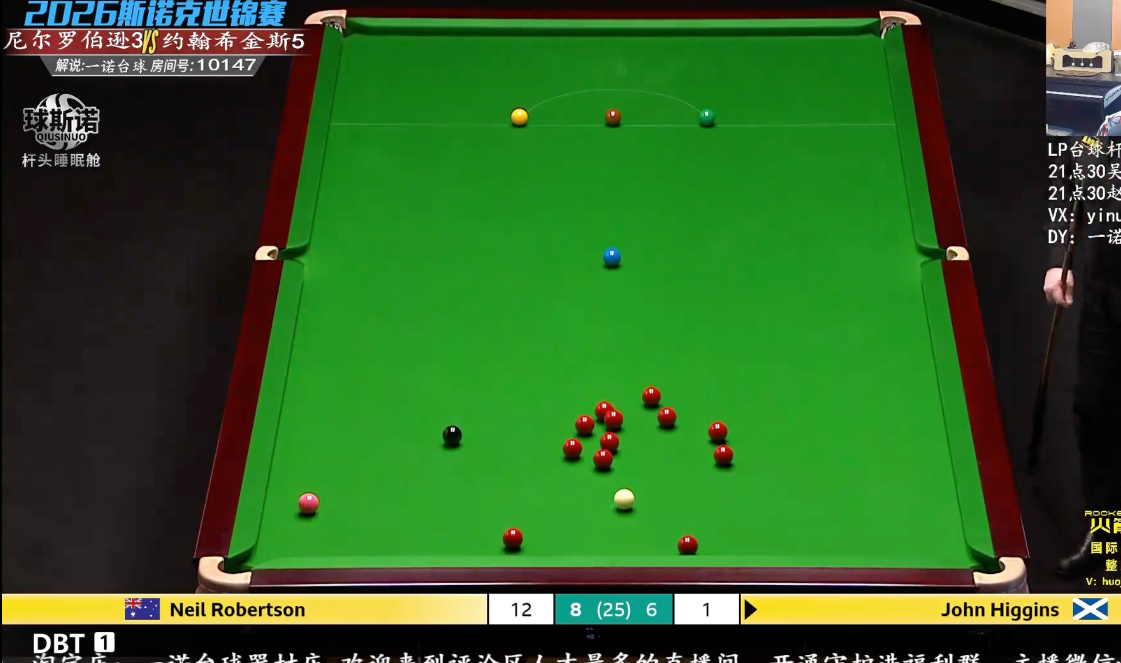
#> input picture 梯形桌面截屏.png, 2242 x 1326 px (shown at 1/2 size)
$ python vision.py
#> lines starting #> are read from the running program, lines starting #| are printed output that depends on the picture; after the words box and inside, x2 and y2 are one past the last pixel; in counts of white or black regions, pixels touching at a corner belong together; long printed decimals are rounded
import cv2
import numpy as np

# [22 lines left out: function expand_polygon, not called in this run]

class SnookerVision:
    def __init__(self):
        # HSV ranges for snooker table green
        self.green_lower = np.array([35, 40, 40])
        self.green_upper = np.array([85, 255, 255])

        # HSV ranges for white ball (cue ball is slightly yellowish, so allow some saturation)
        self.white_lower = np.array([0, 0, 170])
        self.white_upper = np.array([180, 90, 255])

        # Filled mask of the playing surface from the last detect_main_view call
        self.table_mask = None

    def detect_main_view(self, frame):
        """
        Detects if the current frame is the main trapezoidal view of the snooker table.
        Returns (is_main_view, approx_polygon).
        """
        self.table_mask = None
        hsv = cv2.cvtColor(frame, cv2.COLOR_BGR2HSV)
        mask = cv2.inRange(hsv, self.green_lower, self.green_upper)

        # Calculate percentage of green area. The table can be small when the capture
        # box covers a whole web page around the player, so the bar is fairly low.
        green_ratio = np.sum(mask > 0) / (mask.shape[0] * mask.shape[1])
        if green_ratio < self.MIN_TABLE_AREA:
            return False, None

        # Find contours of the green area
        contours, _ = cv2.findContours(mask, cv2.RETR_EXTERNAL, cv2.CHAIN_APPROX_SIMPLE)
        if not contours:
            return False, None

        # Get the largest contour (likely the table)
        table_contour = max(contours, key=cv2.contourArea)
        if cv2.contourArea(table_contour) < frame.shape[0] * frame.shape[1] * self.MIN_TABLE_AREA:
            return False, None

        # Balls are holes in the green contour, so use the convex hull as the table area
        hull = cv2.convexHull(table_contour)
        self.table_mask = np.zeros(mask.shape, np.uint8)
        cv2.drawContours(self.table_mask, [hull], -1, 255, -1)

        quad = self.fit_quad(hull, frame.shape)
        if quad is None:
            return False, None
        # The table area is the corner quadrilateral, which also covers a corner hidden by a player
        self.table_mask = np.zeros(mask.shape, np.uint8)
        cv2.fillPoly(self.table_mask, [quad], 255)
        return True, quad

    MIN_TABLE_AREA = 0.08  # fraction of the captured frame

    @staticmethod
    def fit_quad(hull, shape):
        """
        Four table corners from the table outline, even when a player or a caption hides one:
        take the four longest sides of the simplified outline and intersect neighbouring
        sides, so a hidden corner is rebuilt from the visible parts of its two edges.
        Returns a (4, 1, 2) int array like approxPolyDP, or None.
        """
        # Fine simplification: the real table edges stay long straight sides, while the
        # outline of a person in front of the table breaks into several short ones
        peri = cv2.arcLength(hull, True)
        poly = cv2.approxPolyDP(hull, 0.01 * peri, True).reshape(-1, 2).astype(float)
        if len(poly) < 4:
            return None
        if len(poly) == 4:
            return poly.reshape(4, 1, 2).astype(np.int32)
        if len(poly) > 12:
            return None  # not table-shaped

        n = len(poly)
        sides = [(np.linalg.norm(poly[(i + 1) % n] - poly[i]), i) for i in range(n)]
        keep = sorted(i for _, i in sorted(sides, reverse=True)[:4])
        lines = [(poly[i], poly[(i + 1) % n]) for i in keep]

        corners = []
        for k in range(4):
            (p1, p2), (p3, p4) = lines[k], lines[(k + 1) % 4]
            d1, d2 = p2 - p1, p4 - p3
            denom = d1[0] * d2[1] - d1[1] * d2[0]
            if abs(denom) < 1e-6:
                return None
            t = ((p3[0] - p1[0]) * d2[1] - (p3[1] - p1[1]) * d2[0]) / denom
            corners.append(p1 + t * d1)
        corners = np.array(corners)

        # The rebuilt corners must stay near the frame and form a convex quadrilateral
        h, w = shape[:2]
        if (corners[:, 0] < -0.1 * w).any() or (corners[:, 0] > 1.1 * w).any() or \
                (corners[:, 1] < -0.1 * h).any() or (corners[:, 1] > 1.1 * h).any():
            return None
        if not cv2.isContourConvex(corners.reshape(4, 1, 2).astype(np.float32)):
            return None
        return np.round(corners).reshape(4, 1, 2).astype(np.int32)

    def detect_cue_ball(self, frame):
        """
        Detects the white cue ball inside the table area.
        Picks the largest roughly-circular bright, low-saturation blob, which rejects
        captions outside the table, the baulk line, and specular highlights on coloured balls.
        Returns (x, y, r) or None. Call detect_main_view first.
        """
        if self.table_mask is None:
            return None
        hsv = cv2.cvtColor(frame, cv2.COLOR_BGR2HSV)
        mask = cv2.inRange(hsv, self.white_lower, self.white_upper)
        mask = cv2.bitwise_and(mask, self.table_mask)
        mask = cv2.morphologyEx(mask, cv2.MORPH_OPEN, np.ones((3, 3), np.uint8))

        contours, _ = cv2.findContours(mask, cv2.RETR_EXTERNAL, cv2.CHAIN_APPROX_SIMPLE)
        best = None
        for c in contours:
            area = cv2.contourArea(c)
            if area < 20:
                continue
            (x, y), r = cv2.minEnclosingCircle(c)
            if area / (np.pi * r * r) < 0.45:
                continue
            if best is None or area > best[0]:
                best = (area, x, y, r)

        if best is None:
            return None
        return best[1], best[2], best[3]

    # [82 lines left out: functions find_ball_near, detect_balls, not called in this run]

    CLOTH_BRIGHTNESS = 145.0   # typical median V of the cloth; frames are scaled to this
    MIN_DETECT_RADIUS = 11.0   # balls smaller than this (px) are detected on an upscaled frame

    # [163 lines left out: functions find_balls, occluder_mask, find_green_ball, refine_circle, is_cloth_at, not called in this run]

    # Typical red ball in Lab, used as the reference when too few reddish balls are left to measure one
    DEFAULT_RED_LAB = np.array([90.0, 178.0, 165.0])

    # [91 lines left out: functions ball_color_features, classify_balls, not called in this run]

class TableLock:
    """
    Remembers the camera views that show the whole table (a broadcast cuts between
    several, and each match/venue frames the table differently). A view is learned
    when the same full-table outline holds steady for a few frames; its corners are
    the median over those frames, so drawn lines don't jitter with per-frame noise.
    Later frames are matched to a known view by overlap of the table area, which
    also works while a player leans over the table and hides a corner.
    Close-ups of people or part of the table never match and draw nothing.
    """
    # [10 lines left out: functions __init__, reset, not called in this run]

    @property
    def locked(self):
        return bool(self.views)

    @property
    def corners(self):
        return self.views[self.active]["corners"] if self.active is not None else None

    @property
    def mask(self):
        return self.views[self.active]["full_mask"] if self.active is not None else None

    @staticmethod
    def _small(mask):
        return cv2.resize(mask, (160, 90), interpolation=cv2.INTER_NEAREST) > 0

    # [78 lines left out: functions _add_view, lock_manual, sort_corners, _plausible_full_table, observe, not called in this run]

if __name__ == "__main__":
    import os
    here = os.path.dirname(os.path.abspath(__file__))
    vision = SnookerVision()
    for name in ["梯形桌面截屏.png", "斯诺克.png", "huya.png"]:
        test_img = cv2.imread(os.path.join(here, name))
#> test_img is the input picture: shape (1326, 2242, 3); mean B, G, R 36.7, 96.3, 47.8
        if test_img is None:
            print(f"{name}: test image not found.")
            continue
        is_main, _ = vision.detect_main_view(test_img)
#> in detect_main_view, `mask = cv2.inRange(hsv, self.green_lower, self.green_upper)`:
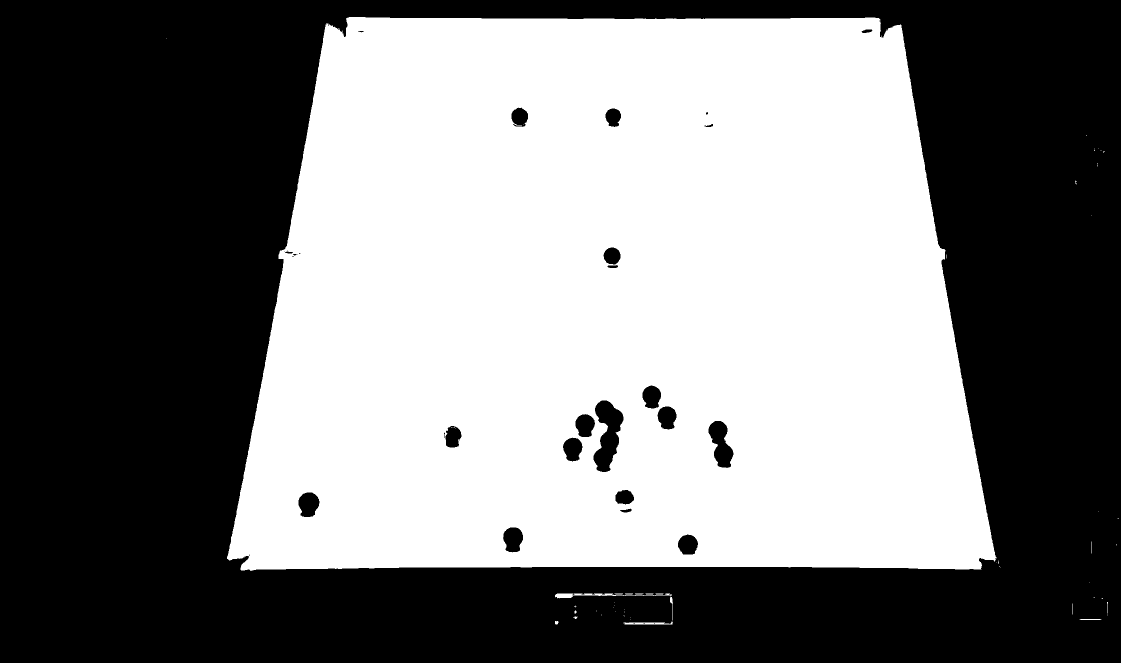
#> mask: shape (1326, 2242) (shown at 1/2 size); 48.7% white; 62 white regions (46 under 20 px)
#> in detect_main_view, `green_ratio = np.sum(mask > 0) / (mask.shape[0] * mask.shape[1])`: green_ratio = 0.487
#> in detect_main_view, `contours, _ = cv2.findContours(mask, cv2.RETR_EXTERNAL, cv2.CHAIN_APPR..`: contours = 59 contours, 53 with area under 20; largest, box (x1, y1, x2, y2) and area: (454, 34, 1994, 1142) 1467640, (1110, 1187, 1344, 1197) 506, (1247, 1243, 1346, 1249) 259, (1340, 1193, 1346, 1241) 44, (2159, 1238, 2203, 1240) 40, (1110, 1242, 1117, 1249) 31
#> in detect_main_view, `table_contour = max(contours, key=cv2.contourArea)`: table_contour = contour of 1092 points, box (x1, y1, x2, y2) (454, 34, 1994, 1142), area 1467640
#> in detect_main_view, `hull = cv2.convexHull(table_contour)`: hull = contour of 19 points, box (x1, y1, x2, y2) (454, 34, 1994, 1142), area 1495575
#> in detect_main_view, `cv2.drawContours(self.table_mask, [hull], -1, 255, -1)`:
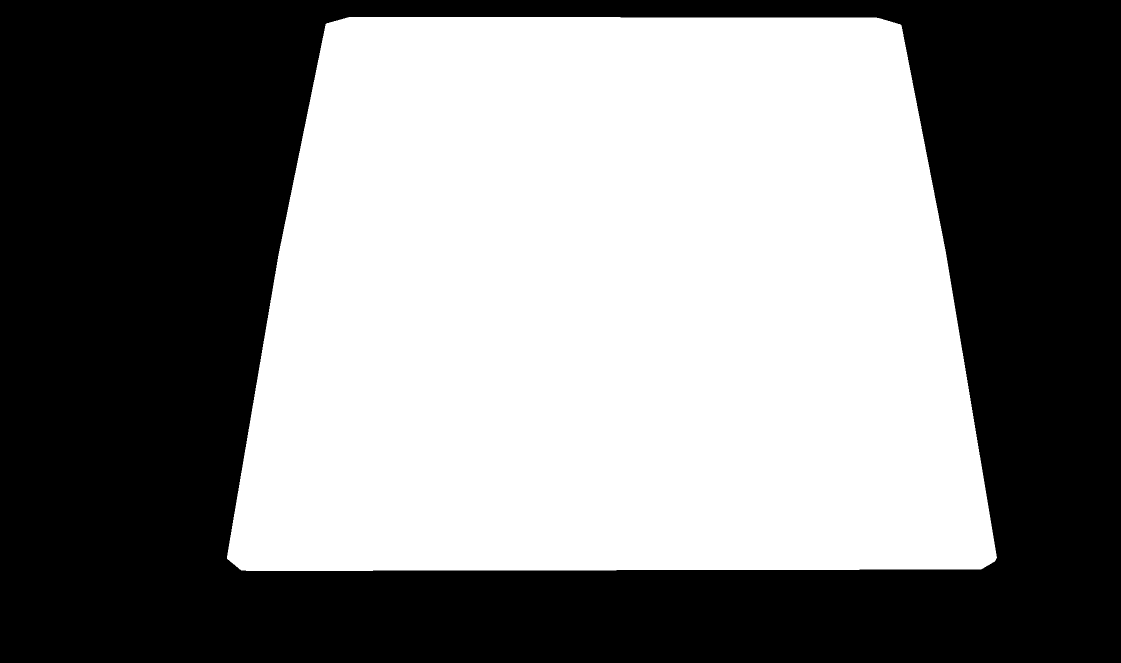
#> self.table_mask: shape (1326, 2242) (shown at 1/2 size); 50.4% white; 1 black region, box (x1, y1, x2, y2) and area: (0, 0, 2242, 1326) 1474901
#> in fit_quad, `peri = cv2.arcLength(hull, True)`: peri = 4880.4
#> in fit_quad, `poly = cv2.approxPolyDP(hull, 0.01 * peri, True).reshape(-1, 2).astype..`: poly = [[652, 47], [1801, 49], [1989, 1122], [482, 1140]]
#> in detect_main_view, `cv2.fillPoly(self.table_mask, [quad], 255)`:
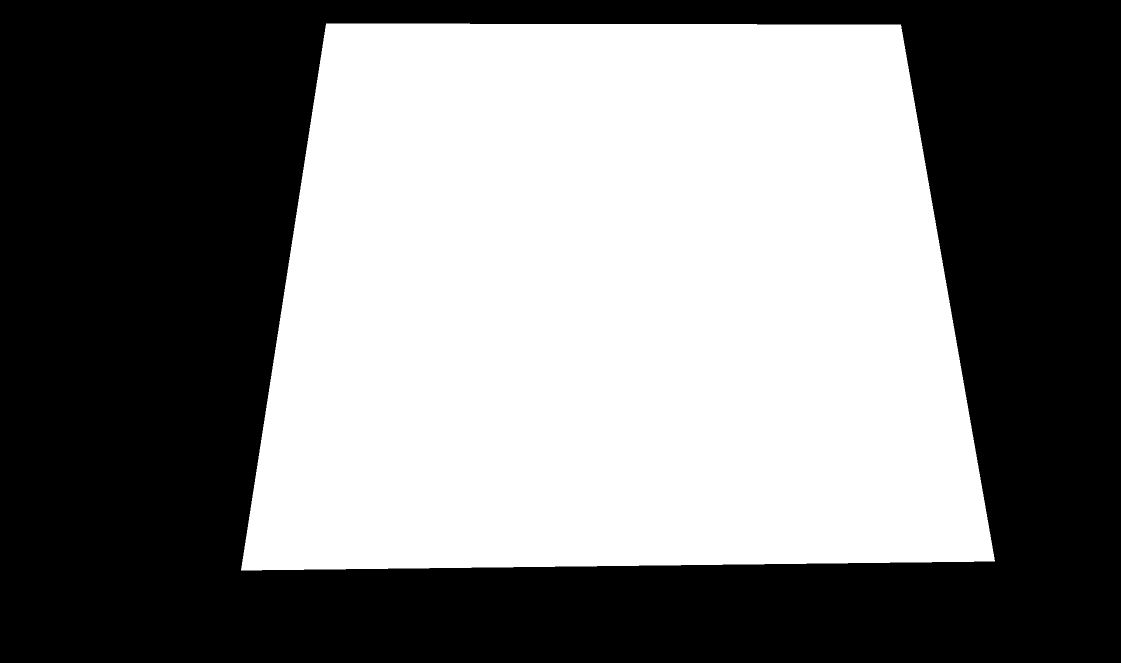
#> self.table_mask: shape (1326, 2242) (shown at 1/2 size); 48.5% white; 1 white region, box (x1, y1, x2, y2) and area: (482, 47, 1990, 1141) 1440708
#> is_main = True
        cue_ball = vision.detect_cue_ball(test_img)
#> in detect_cue_ball, `mask = cv2.inRange(hsv, self.white_lower, self.white_upper)`:
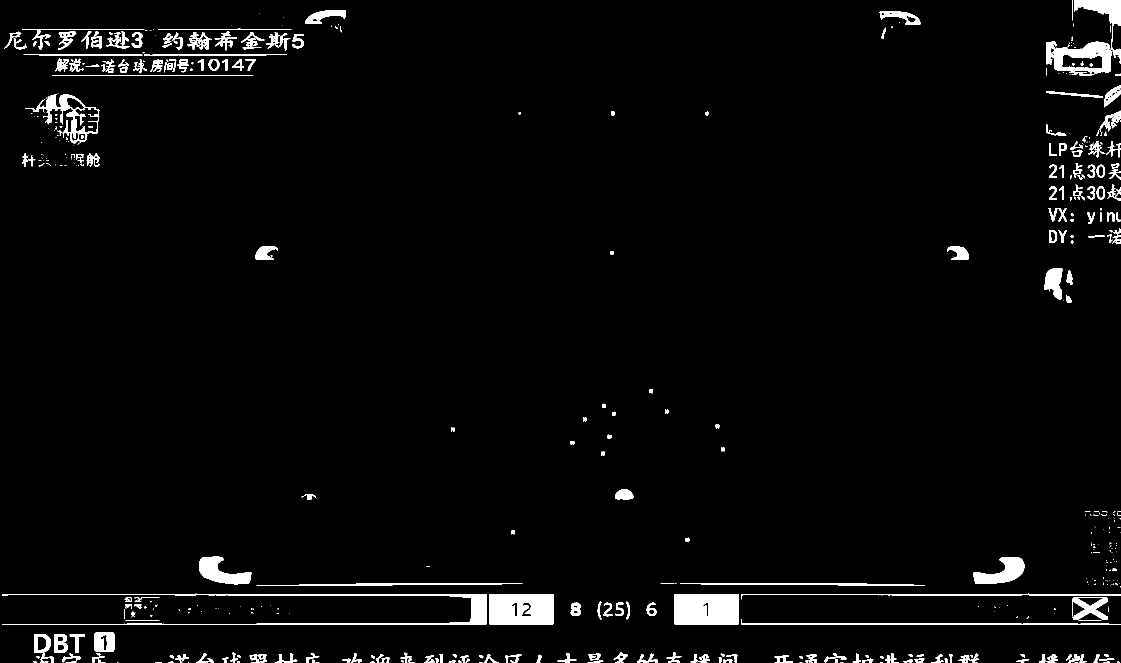
#> mask: shape (1326, 2242) (shown at 1/2 size); 3% white; 487 white regions (231 under 20 px), largest, box (x1, y1, x2, y2) and area: (1349, 1188, 1478, 1249) 7735, (978, 1188, 1107, 1249) 7493, (4, 1187, 974, 1249) 6111
#> in detect_cue_ball, `mask = cv2.bitwise_and(mask, self.table_mask)`:
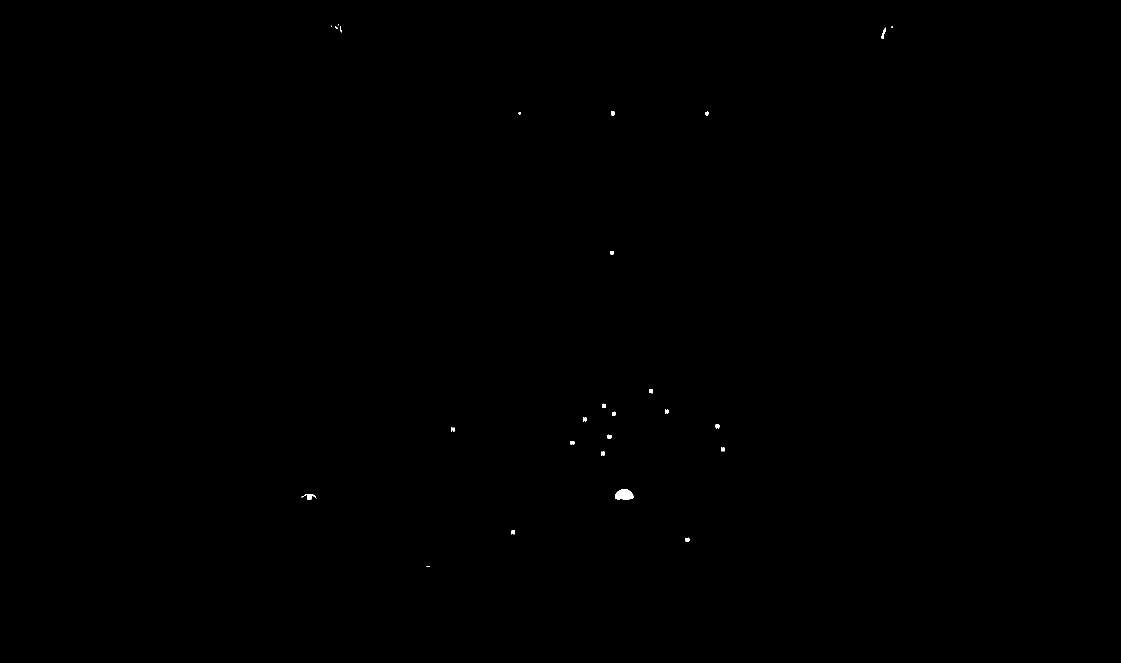
#> mask: shape (1326, 2242) (shown at 1/2 size); 0.06% white; 26 white regions (6 under 20 px), largest, box (x1, y1, x2, y2) and area: (1230, 979, 1267, 1000) 613, (603, 988, 633, 1000) 147, (1763, 55, 1772, 78) 79
#> in detect_cue_ball, `contours, _ = cv2.findContours(mask, cv2.RETR_EXTERNAL, cv2.CHAIN_APPR..`: contours = 23 contours, 7 with area under 20; largest, box (x1, y1, x2, y2) and area: (1230, 979, 1267, 1000) 568, (615, 988, 624, 1000) 80, (1763, 59, 1771, 77) 48, (1442, 895, 1450, 902) 40, (1215, 870, 1223, 877) 40
#> the loop in detect_cue_ball, `for c in contours:` made 23 passes
#> (area, x, y, r) on passes 1, 2, 3, 4, 5, 6, 9, 12: (40, 1374.1, 1079, 4.34), (35.5, 1026, 1064, 4.24), (80.5, 619, 993, 6.4), (568.5, 1247.9, 993, 18.18), (36, 1205, 906.5, 4.61), (40.5, 1445.5, 898, 4.61), (40.5, 1218.5, 873, 4.61), (40.5, 1434.5, 851.5, 4.3)
#> cue_ball = (1247.9, 993, 18.18)
        print(f"{name}: main view={is_main}, cue ball={cue_ball}")
#| 梯形桌面截屏.png: main view=True, cue ball=(1247.931, 993.0, 18.180)
#> pass 2 of the loop `for name in ["梯形桌面截屏.png", "斯诺克.png", "huya.png"]:`:
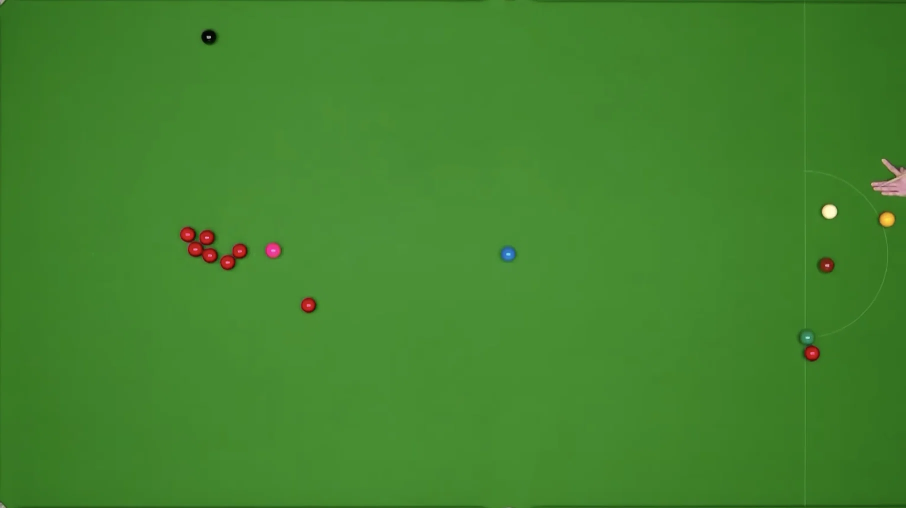
#> input picture 斯诺克.png, 1811 x 1016 px (shown at 1/2 size)
#> test_img is the input picture: shape (1016, 1811, 3); mean B, G, R 45.3, 132.9, 66.5
#> in detect_main_view (call 2), `mask = cv2.inRange(hsv, self.green_lower, self.green_upper)`:
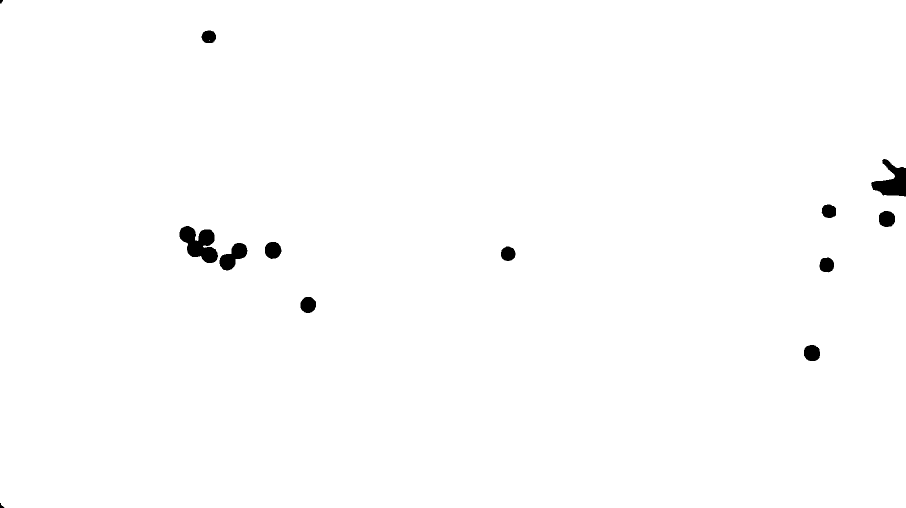
#> mask: shape (1016, 1811) (shown at 1/2 size); 99.2% white; 13 black regions
#> green_ratio = 0.992
#> in detect_main_view (call 2), `contours, _ = cv2.findContours(mask, cv2.RETR_EXTERNAL, cv2.CHAIN_APPR..`: contours = 1 contour; box (x1, y1, x2, y2) and area: (0, 0, 1811, 1016) 1834236
#> table_contour = contour of 112 points, box (x1, y1, x2, y2) (0, 0, 1811, 1016), area 1834236
#> hull = [[1810, 0], [1810, 1015], [9, 1015], [4, 1011], [2, 1009], [0, 1005], [0, 7], [6, 0]]
#> quad = [[1810, 0], [1810, 1015], [2, 1009], [6, 0]]
#> in detect_main_view (call 2), `cv2.fillPoly(self.table_mask, [quad], 255)`:
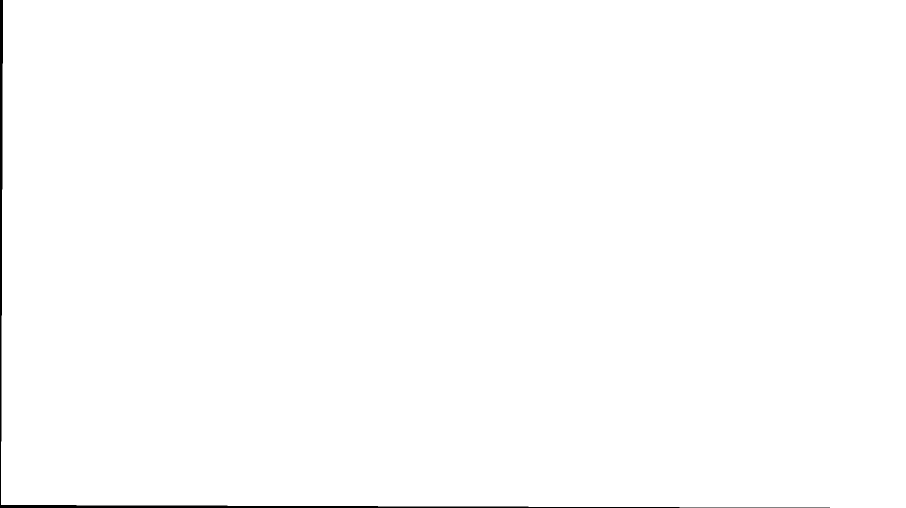
#> self.table_mask: shape (1016, 1811) (shown at 1/2 size); 99.5% white; 1 black region, box (x1, y1, x2, y2) and area: (0, 0, 1660, 1016) 9480
#> in detect_cue_ball (call 2), `contours, _ = cv2.findContours(mask, cv2.RETR_EXTERNAL, cv2.CHAIN_APPR..`: contours = 4 contours, 2 with area under 20; largest, box (x1, y1, x2, y2) and area: (1743, 318, 1811, 391) 1840, (1645, 410, 1674, 437) 592
#> the loop in detect_cue_ball (call 2), `for c in contours:` made 4 passes
#> (area, x, y, r) on passes 3 to 4: (592, 1658.9, 422.5, 14.61), (1839.5, 1783.4, 355.8, 42.51)
#> cue_ball = (1658.9, 422.5, 14.61)
#| 斯诺克.png: main view=True, cue ball=(1658.906, 422.512, 14.613)
